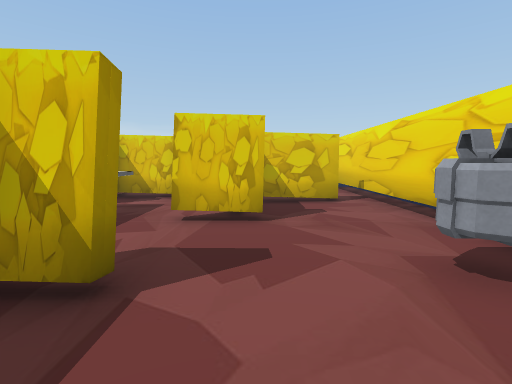
[1] (above)

16 first-person views from a walk through a 3-D level made in the Unity game engine. The camera is 1.2 m above the floor, tilts 6° down and sees 85° across. The floor is counted in squares, 1 m on a side. Each view is taken from the middle of a square. On the plan, view 1 faces up. The plan holds only what a view shows up to about 13 squares ahead; the rest is blank. The player character is not drawn.

[2]
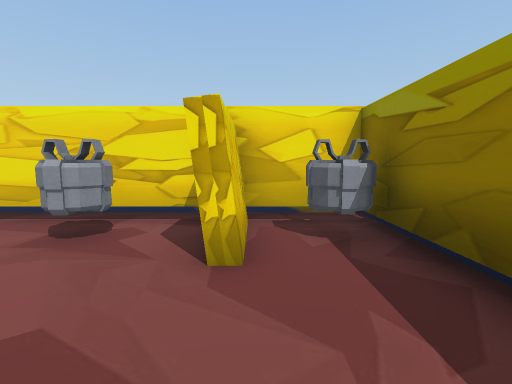

[3]
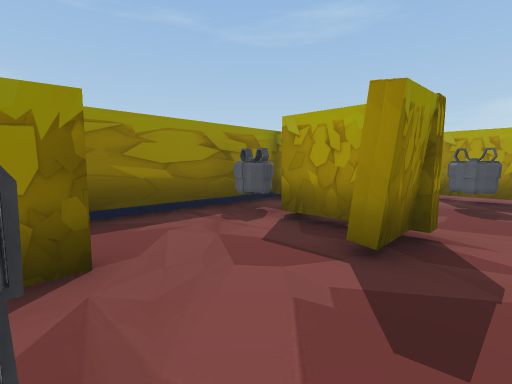

[4]
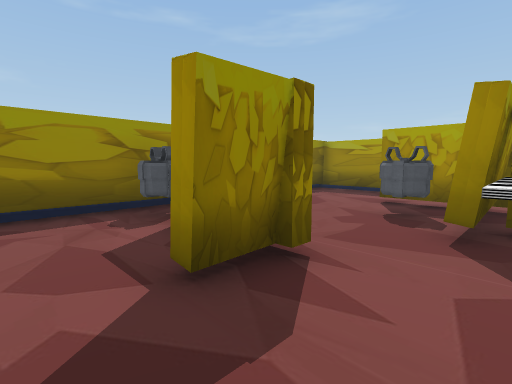

[5]
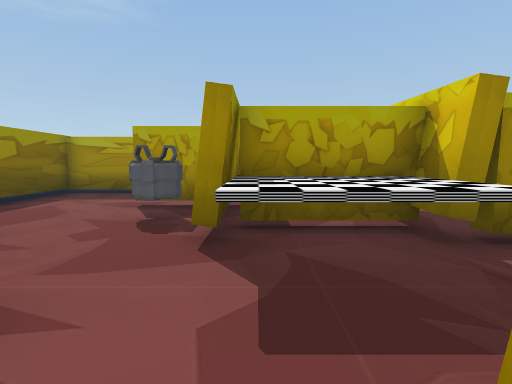

[6]
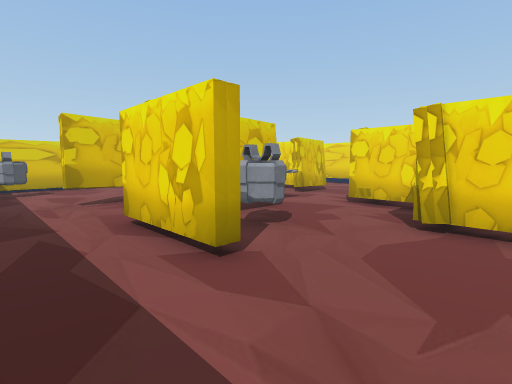

[7]
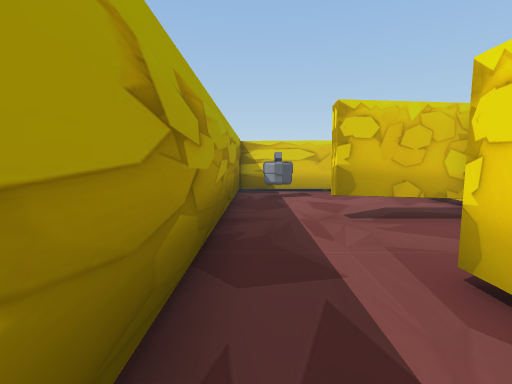

[8]
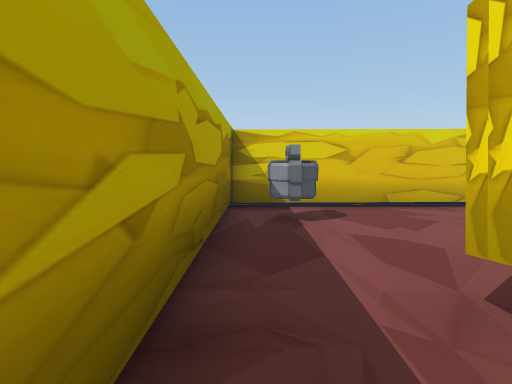

[9]
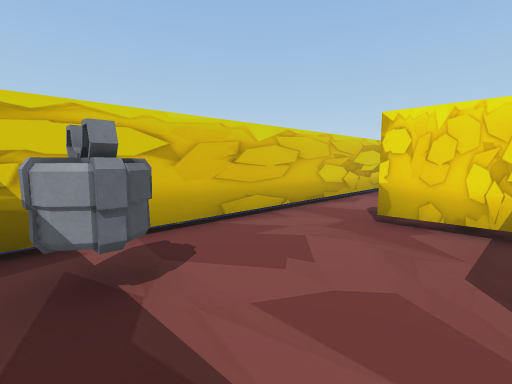

[10]
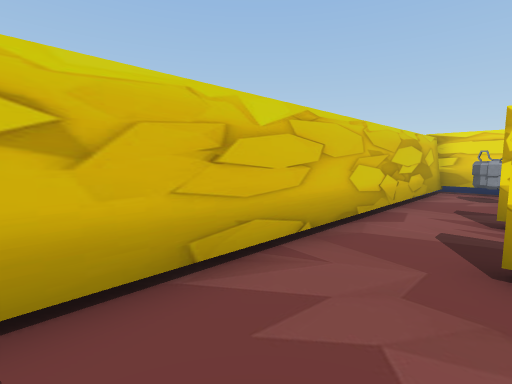

[11]
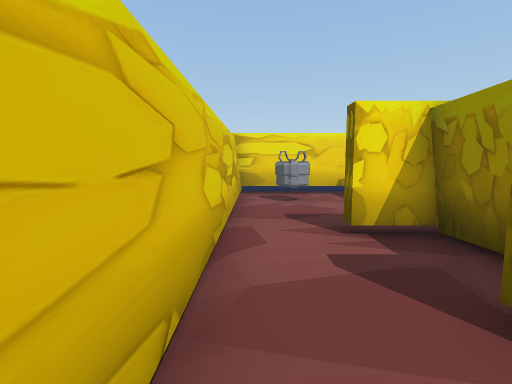

[12]
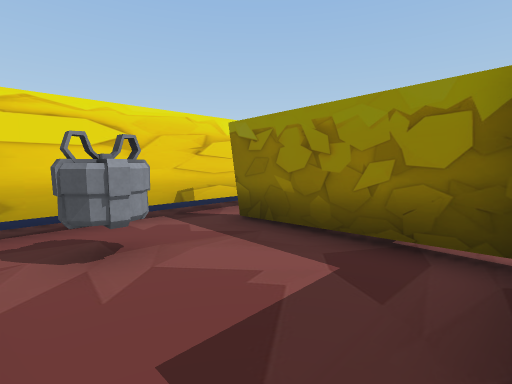

[13]
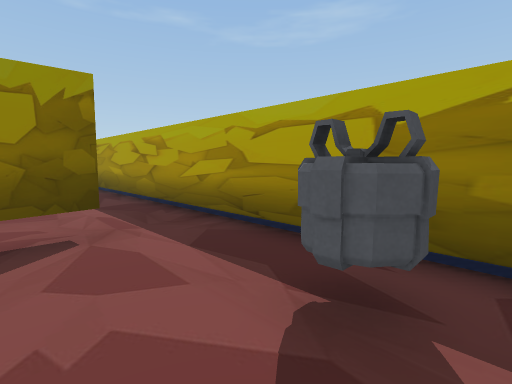

[14]
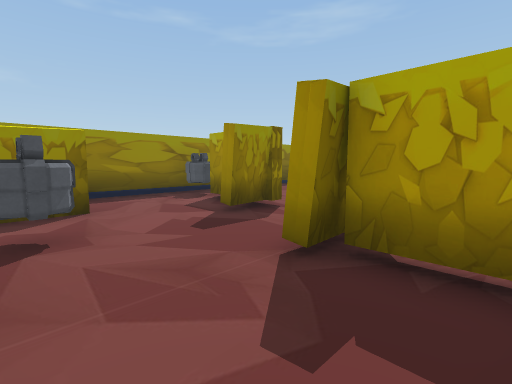

[15]
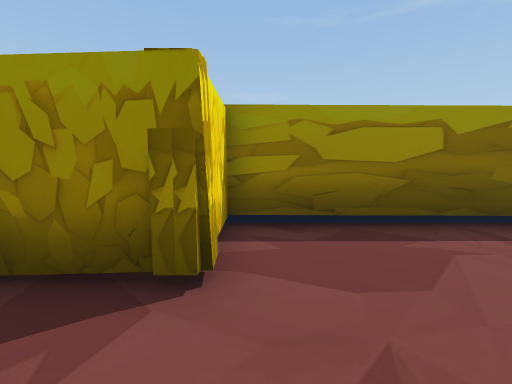

[16]
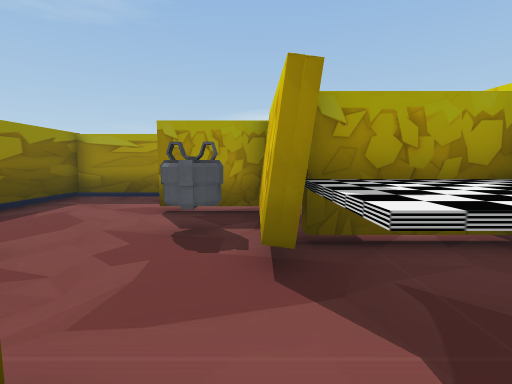

### Floor plan
Key: @ floor where view 1 was taken; # wall or solid block; x gap in a wall; . floor; ^ raised ledge; T thing the floor can be seen under or through; O other object.
Columns run from 12 left of view 1 to 4 right of it. Each row starts with its distance up from view 1.
 14 #################
 13 #...............#
 12 #OO..........OO.#
 11 #......#..#...O.#
 10 #......####.....#
  9 #......T ######.#
  8 #..TTTTT.# ##...#
  7 #.....T^^. ##...#
  6 #.....T^^.###...#
  5 #.....x^^.......#
  4 #..#####........#
  3 #..#.O...##...OO#
  2 #..#.O...##....O#
  1 #........#....###
  0 #......###..@.###
 -1 #......#OO....OO#
 -2 #################

Positions as (right, up) in squares from view 1, and headings:
1: (0, 0), facing up
2: (-2, 0), facing right
3: (2, 4), facing down-left
4: (0, 5), facing down-left
5: (-1, 5), facing left
6: (-11, -1), facing up-right
7: (-11, 2), facing up
8: (-11, 6), facing up
9: (-11, 9), facing up-right
10: (-9, 11), facing up-right
11: (-7, 13), facing right
12: (-2, 13), facing down-right
13: (-8, 13), facing down-left
14: (3, 8), facing down-left
15: (-6, 3), facing down
16: (-2, 4), facing left
